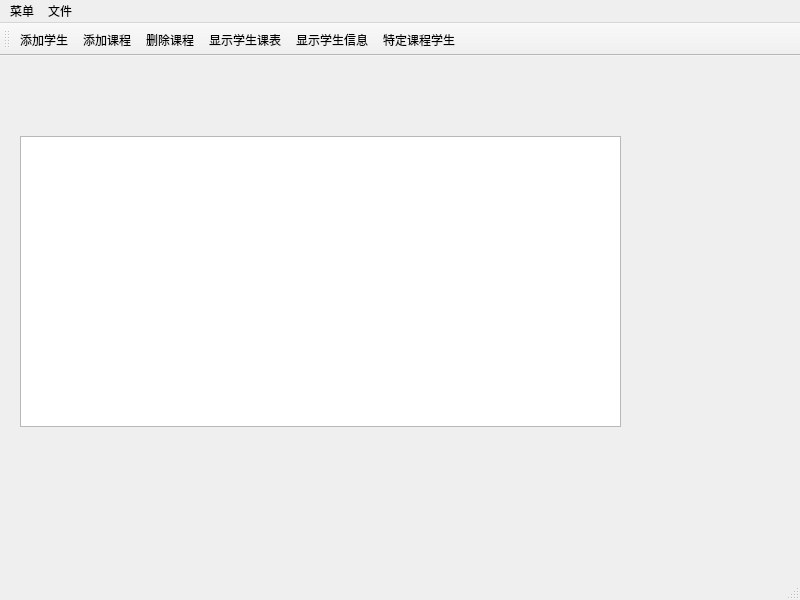
<?xml version="1.0" encoding="UTF-8"?>
<ui version="4.0">
 <class>MainWindow</class>
 <widget class="QMainWindow" name="MainWindow">
  <property name="geometry">
   <rect>
    <x>0</x>
    <y>0</y>
    <width>800</width>
    <height>600</height>
   </rect>
  </property>
  <property name="windowTitle">
   <string>学生选课系统</string>
  </property>
  <widget class="QWidget" name="centralwidget">
   <widget class="QTableView" name="ShowView">
    <property name="geometry">
     <rect>
      <x>20</x>
      <y>80</y>
      <width>601</width>
      <height>291</height>
     </rect>
    </property>
   </widget>
  </widget>
  <widget class="QMenuBar" name="menubar">
   <property name="geometry">
    <rect>
     <x>0</x>
     <y>0</y>
     <width>800</width>
     <height>18</height>
    </rect>
   </property>
   <widget class="QMenu" name="menu">
    <property name="title">
     <string>菜单</string>
    </property>
    <addaction name="add_student"/>
    <addaction name="add_course"/>
    <addaction name="show_course"/>
    <addaction name="show_studnet"/>
    <addaction name="delete_student"/>
    <addaction name="course_student"/>
    <addaction name="delete_course"/>
   </widget>
   <widget class="QMenu" name="menu_2">
    <property name="title">
     <string>文件</string>
    </property>
    <addaction name="separator"/>
    <addaction name="FileSave"/>
    <addaction name="FileRead"/>
   </widget>
   <addaction name="menu"/>
   <addaction name="menu_2"/>
  </widget>
  <widget class="QStatusBar" name="statusbar"/>
  <widget class="QToolBar" name="toolBar">
   <property name="windowTitle">
    <string>toolBar</string>
   </property>
   <attribute name="toolBarArea">
    <enum>TopToolBarArea</enum>
   </attribute>
   <attribute name="toolBarBreak">
    <bool>false</bool>
   </attribute>
   <addaction name="add_student"/>
   <addaction name="add_course"/>
   <addaction name="delete_course"/>
   <addaction name="show_course"/>
   <addaction name="show_studnet"/>
   <addaction name="course_student"/>
  </widget>
  <action name="add_student">
   <property name="text">
    <string>添加学生</string>
   </property>
  </action>
  <action name="add_course">
   <property name="text">
    <string>添加课程</string>
   </property>
  </action>
  <action name="show_course">
   <property name="text">
    <string>显示学生课表</string>
   </property>
  </action>
  <action name="show_studnet">
   <property name="text">
    <string>显示学生信息</string>
   </property>
  </action>
  <action name="FileSave">
   <property name="text">
    <string>保存</string>
   </property>
  </action>
  <action name="FileRead">
   <property name="text">
    <string>写入</string>
   </property>
  </action>
  <action name="delete_student">
   <property name="text">
    <string>删除学生</string>
   </property>
  </action>
  <action name="course_student">
   <property name="text">
    <string>特定课程学生</string>
   </property>
  </action>
  <action name="delete_course">
   <property name="text">
    <string>删除课程</string>
   </property>
  </action>
 </widget>
 <resources/>
 <connections>
  <connection>
   <sender>add_student</sender>
   <signal>triggered()</signal>
   <receiver>MainWindow</receiver>
   <slot>show()</slot>
   <hints>
    <hint type="sourcelabel">
     <x>-1</x>
     <y>-1</y>
    </hint>
    <hint type="destinationlabel">
     <x>399</x>
     <y>299</y>
    </hint>
   </hints>
  </connection>
  <connection>
   <sender>add_course</sender>
   <signal>triggered()</signal>
   <receiver>MainWindow</receiver>
   <slot>show()</slot>
   <hints>
    <hint type="sourcelabel">
     <x>-1</x>
     <y>-1</y>
    </hint>
    <hint type="destinationlabel">
     <x>399</x>
     <y>299</y>
    </hint>
   </hints>
  </connection>
 </connections>
</ui>
